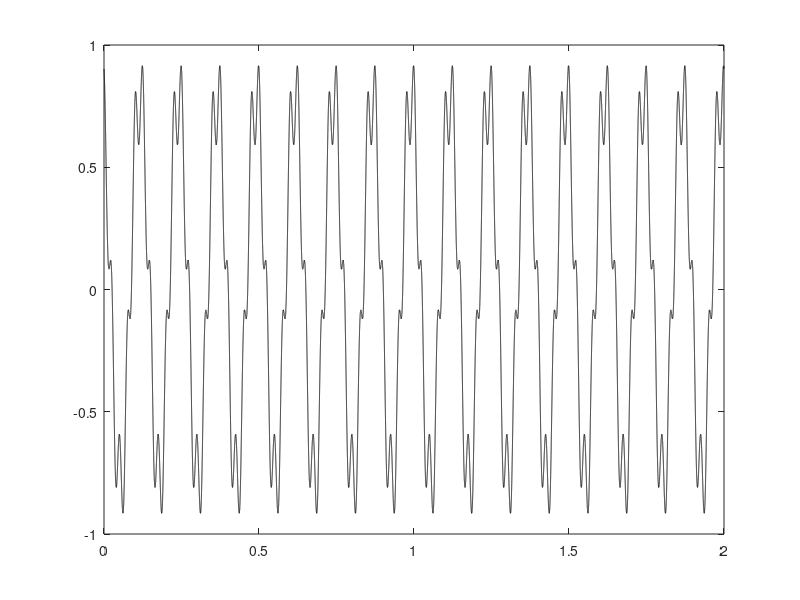

MATLAB code to generate this figure: (Note: this script raises an error after producing the figure.)
%-----------------------EEE321 LAB5 ONLAB CODE-----------------------------
Ts = 1/120;
samp_int = Ts/1000;
t = 0:samp_int:2;
t_n = 0:Ts:2;
x = 0.2*cos(2*pi*40*t)+0.8*cos(2*pi*8*t+0.5);
clf;
plot(t,x,"k");

N = length(t_n);
X = zeros(1,N);
for i = 1:N-1
    X(1,i) = 0.2*cos(2*pi*40*(i*Ts))+0.8*cos(2*pi*8*(i*Ts)+0.5);
end

a = 2;

%%
[XaZ,XaL,XaI] = SampleA2(X,Ts,a);
t_new = linspace(0,2,length(XaZ));

clf;
subplot(3,1,1);
plot(t_new,XaZ,"k");
title('$XaZ[n]\,\,a=2$','Interpreter','latex','FontSize',14);

subplot(3,1,2);
plot(t_new,XaL,"k");
title('$XaL[n]\,\,a=2$','Interpreter','latex','FontSize',14);

subplot(3,1,3);
plot(t_new,XaI,"k");
title('$XaI[n]\,\,a=2$','Interpreter','latex','FontSize',14);

%%
[x_r_zii,t_zii] = DtoA(0,a*Ts,2,XaZ);
[x_r_lii,t_lii] = DtoA(1,a*Ts,2,XaL);
[x_r_iii,t_iii] = DtoA(2,a*Ts,2,XaL);

clf;
subplot(3,1,1);
plot(t_zii,x_r_zii,"k");
title('$x_R(t)\,\,Reconstructed\,\,From\,\,XaZ\,\,a = 2$',...
    'Interpreter','latex','FontSize',14);

subplot(3,1,2);
plot(t_zii,x_r_lii,"k");
title('$x_R(t)\,\,Reconstructed\,\,From\,\,XaL\,\,a = 2$',...
    'Interpreter','latex','FontSize',14);

subplot(3,1,3);
plot(t_zii,x_r_iii,"k");
title('$x_R(t)\,\,Reconstructed\,\,From\,\,XaI\,\, a = 2$',...
    'Interpreter','latex','FontSize',14);

